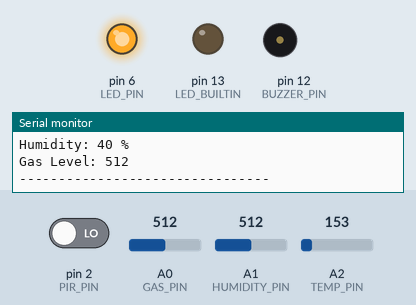
A sketch run on a simulated Arduino Uno, built with avr-gcc and run on an emulated ATmega328P. On the bench: output pins drawn as LEDs (lit = HIGH), buzzer (waves = sounding), the last lines printed to the serial monitor. Inputs (shaded band) come from the test bench; at power-on: A0 (GAS_PIN) = 512, pin 2 (PIR_PIN) LOW, A1 (HUMIDITY_PIN) = 512, A2 (TEMP_PIN) = 153.

Above: at 1.8 s.
1.9 s: A0 (GAS_PIN) set to 415
6.0 s: A0 (GAS_PIN) set to 392
At 7.2 s:
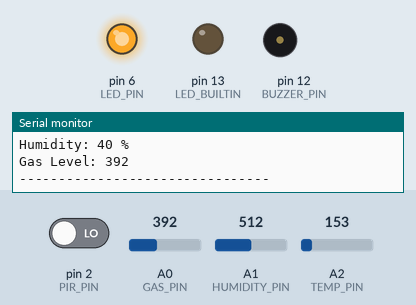
9.9 s: pin 2 (PIR_PIN) driven HIGH
At 11.4 s:
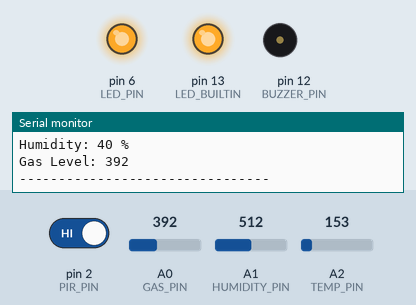
14.0 s: A0 (GAS_PIN) set to 0
At 15.7 s:
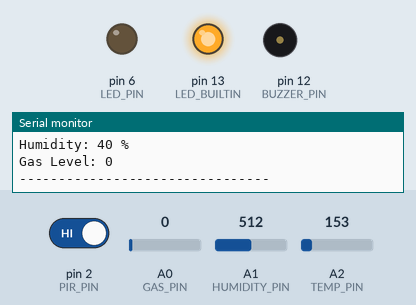
16.2 s: pin 2 (PIR_PIN) driven LOW
At 18.0 s:
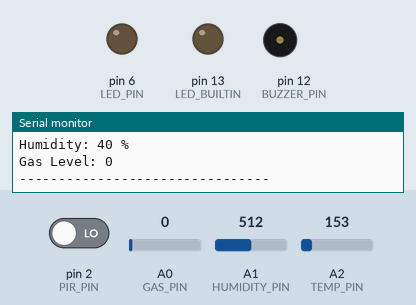
18.3 s: A0 (GAS_PIN) set to 74
20.1 s: A0 (GAS_PIN) set to 85
At 21.9 s:
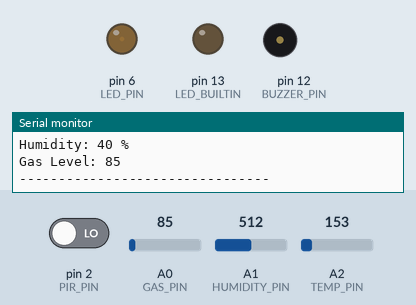
Timing chart, 0 to 25.2 s (numbered marks = the images above; inputs shaded):
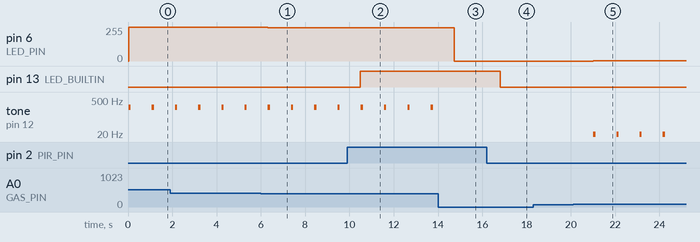

Measured:
- the behaviour switches between 81 and 82 on A0 (GAS_PIN) (found by bisection; images 4 and 5)
- after the input at 6.0 s, pin 6 (LED_PIN): 255/255 → 248/255 after 0.32 s
- after the input at 9.9 s, pin 13 (LED_BUILTIN): LOW → HIGH after 0.60 s
- after the input at 14.0 s, pin 6 (LED_PIN): 248/255 → 0/255 after 0.73 s; tone on pin 12 (BUZZER_PIN): stops changing and stays silent
- after the input at 16.2 s, pin 13 (LED_BUILTIN): HIGH → LOW after 0.62 s
- after the input at 20.1 s, pin 6 (LED_PIN): 0/255 → 3/255 after 0.92 s; tone on pin 12 (BUZZER_PIN): alternates 3 Hz for 0.10 s and silent for 0.95 s, starting after 0.92 s
- by itself, tone on pin 12 (BUZZER_PIN): alternates 248 Hz for 0.10 s and silent for 0.95 s

The sketch:

grain_storage.ino
```cpp
/*
 SMART SAFETY & ENVIRONMENT MONITORING SYSTEM

 Components:
 - PIR Motion Sensor        → D2
 - Temperature Sensor (LM35)→ A2
 - Humidity (Potentiometer)→ A1
 - MQ2 Gas Sensor           → A0
 - LED (Gas Indicator)      → D6
 - Buzzer                  → D12
 - Built-in LED             → Motion Indicator
*/

//// -------- PIN DEFINITIONS --------
const int PIR_PIN = 2;
const int TEMP_PIN = A2;
const int HUMIDITY_PIN = A1;
const int GAS_PIN = A0;
const int LED_PIN = 6;
const int BUZZER_PIN = 12;

//// -------- VARIABLES --------
int pirState;
int gasValue;
int humidityValue;
int rawTempValue;

double voltage;
double tempC;
double tempF;

//// -------- SETUP --------
void setup() {
  Serial.begin(9600);

  pinMode(PIR_PIN, INPUT);
  pinMode(LED_BUILTIN, OUTPUT);

  pinMode(LED_PIN, OUTPUT);
  pinMode(BUZZER_PIN, OUTPUT);

  Serial.println("System Initialized");
}

//// -------- LOOP --------
void loop() {

  // ===== PIR MOTION SENSOR =====
  pirState = digitalRead(PIR_PIN);

  if (pirState == HIGH) {
    digitalWrite(LED_BUILTIN, HIGH);
    Serial.println("Motion Detected");
  } else {
    digitalWrite(LED_BUILTIN, LOW);
    Serial.println("No Motion");
  }

  // ===== TEMPERATURE SENSOR =====
  rawTempValue = analogRead(TEMP_PIN);
  voltage = (rawTempValue / 1023.0) * 5000;   // millivolts
  tempC = (voltage - 500) * 0.1;
  tempF = (tempC * 1.8) + 32;

  Serial.print("Temperature: ");
  Serial.print(tempC, 1);
  Serial.print(" °C | ");
  Serial.print(tempF, 1);
  Serial.println(" °F");

  // ===== HUMIDITY SENSOR =====
  humidityValue = analogRead(HUMIDITY_PIN);
  int humidityPercent = map(humidityValue, 0, 1023, 10, 70);

  Serial.print("Humidity: ");
  Serial.print(humidityPercent);
  Serial.println(" %");

  // ===== GAS SENSOR =====
  gasValue = analogRead(GAS_PIN);
  Serial.print("Gas Level: ");
  Serial.println(gasValue);

  int outputValue = map(gasValue, 80, 400, 0, 255);
  outputValue = constrain(outputValue, 0, 255);

  analogWrite(LED_PIN, outputValue);
  tone(BUZZER_PIN, outputValue, 100);

  Serial.println("--------------------------------");

  delay(1000);  // 1 second delay
}
```
